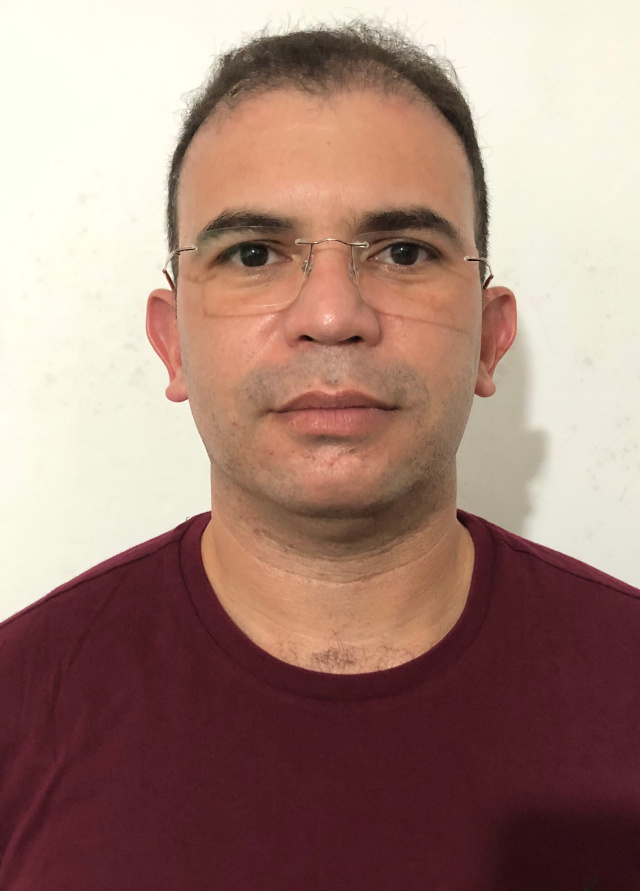
#> input picture imagens/eric.jpg, 640 x 891 px
$ python equalizacao.py
#> lines starting #> are read from the running program, lines starting #| are printed output that depends on the picture; after the words box and inside, x2 and y2 are one past the last pixel; in counts of white or black regions, pixels touching at a corner belong together
import cv2
import numpy as np

tela = np.zeros((480, 1280), dtype='uint8')
tela[:, 0:640] = 0
tela[:, 640:1280] = 255

imagem = cv2.imread('imagens/eric.jpg')
#> imagem is the input picture: shape (891, 640, 3); mean B, G, R 122.1, 132.7, 164.6
cinza = cv2.cvtColor(imagem, cv2.COLOR_BGR2GRAY)
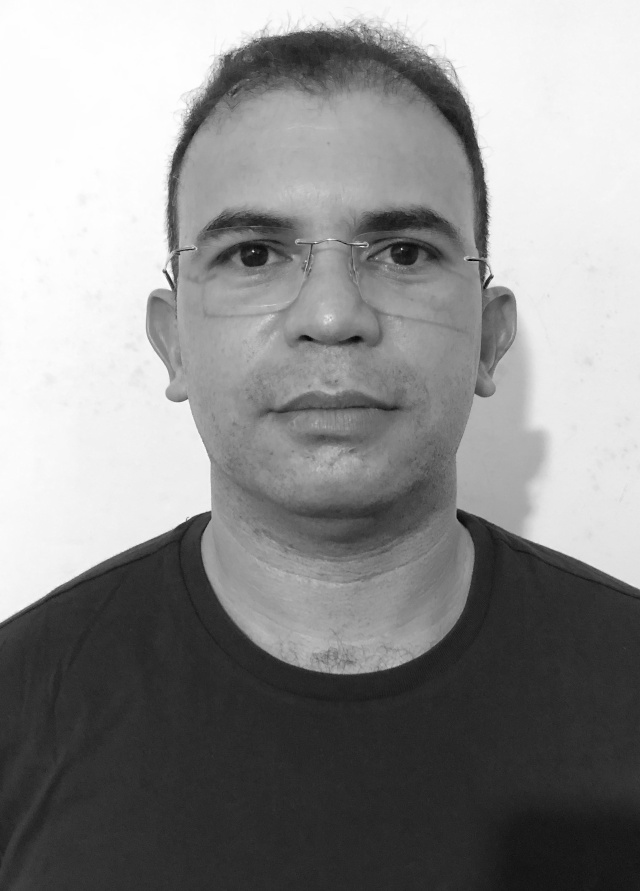
#> cinza: shape (891, 640); min 4, max 254, mean 141
#print(cinza)

hist_orig, bins = np.histogram(cinza, bins=256)
#> hist_orig = 256 values, max 20850 at index 254, min 0 at index 1, mean 2227.5; bins = 257 values from 4 to 254
hist_dens, bins2 = np.histogram(cinza, bins=256, density=True)
#> hist_dens = 256 values, max 0.0374 at index 254, min 0 at index 1, mean 0.004; bins2 = 257 values from 4 to 254
#print(hist_orig)
#print(np.round(hist_dens, 4))

acum = np.cumsum(hist_dens)
#> acum = 256 values from 1.8e-06 to 1.02
#print(np.round(acum, 2))

s_k = np.round(255*acum, 0)
#> s_k = 256 values from 0 to 261

s_k = np.clip(s_k, 0, 255).astype('uint8')
#> s_k = 256 values from 0 to 255

#print(s_k)

cinza2 = s_k[cinza]
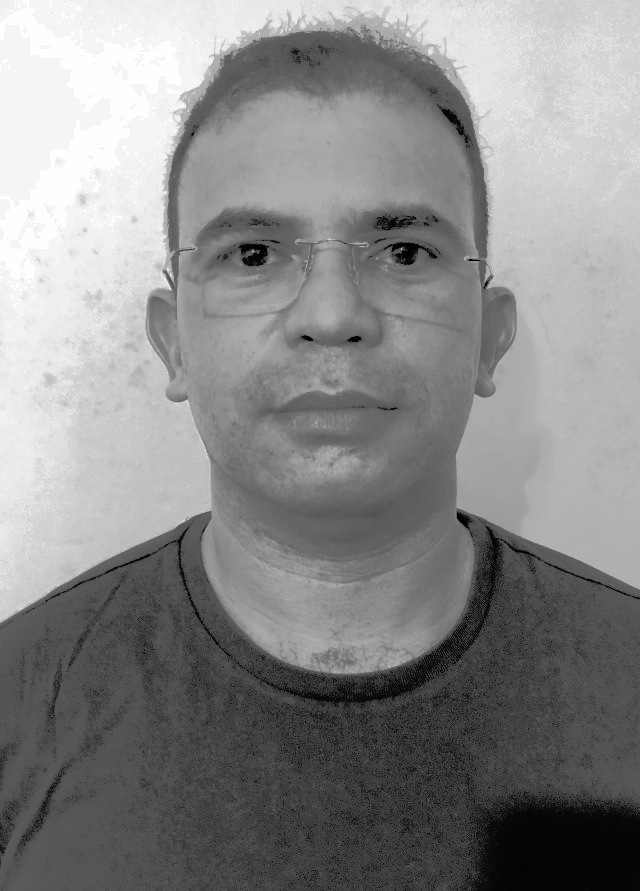
#> cinza2: shape (891, 640); min 0, max 254, mean 136.7
print(cinza[0,0])
#| 251
print(cinza2[0,0])
#| 238

cv2.imshow('Normal', cinza)
cv2.imshow('Equalizada', cinza2)
cv2.imshow('Tela', tela)
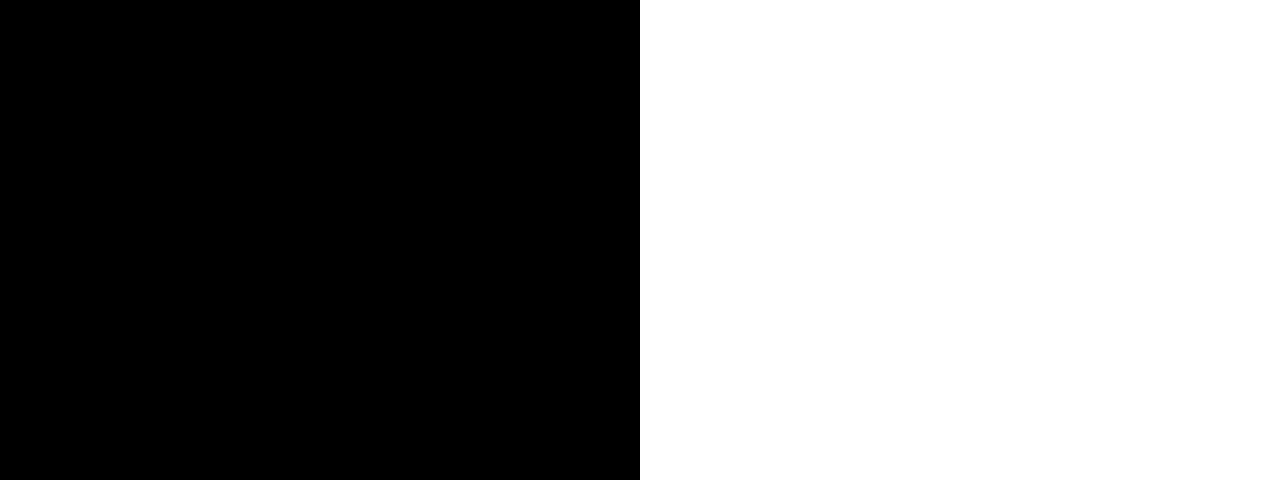
#> window 'Tela': shape (480, 1280); 50% white; 1 white region, box (x1, y1, x2, y2) and area: (640, 0, 1280, 480) 307200
cv2.waitKey(0)
cv2.destroyAllWindows()

$ run again, with imagens/luke.jpg copied over imagens/eric.jpg
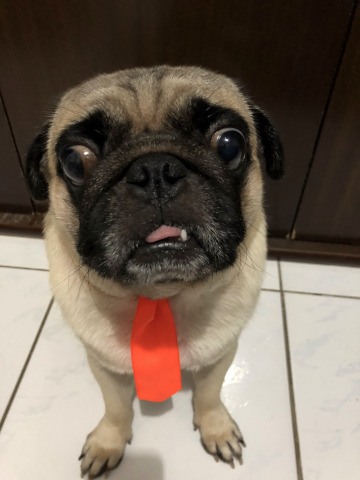
#> input picture imagens/luke.jpg, 360 x 480 px
#> imagem is the input picture: shape (480, 360, 3); mean B, G, R 90.4, 103.1, 116.5
#> `cinza = cv2.cvtColor(imagem, cv2.COLOR_BGR2GRAY)`:
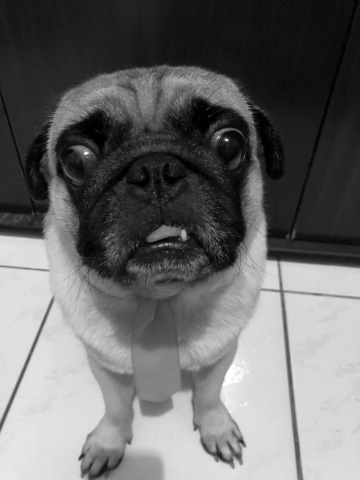
#> cinza: shape (480, 360); min 0, max 255, mean 105.7
#> hist_orig = 256 values, max 3645 at index 215, min 9 at index 242, mean 675; bins = 257 values from 0 to 255
#> hist_dens = 256 values, max 0.0212 at index 215, min 5.23e-05 at index 242, mean 0.00392; bins2 = 257 values from 0 to 255
#> acum = 256 values from 0.00275 to 1
#> `s_k = np.round(255*acum, 0)`: s_k = 256 values from 1 to 256
#> `s_k = np.clip(s_k, 0, 255).astype('uint8')`: s_k = 256 values from 1 to 255
#> `cinza2 = s_k[cinza]`:
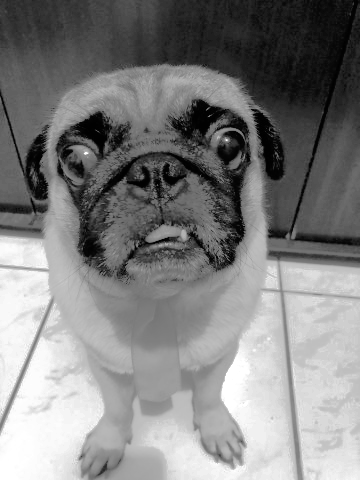
#> cinza2: shape (480, 360); min 1, max 255, mean 129.2
#| 25
#| 52

$ run again, with imagens/lukeflare.jpg copied over imagens/eric.jpg
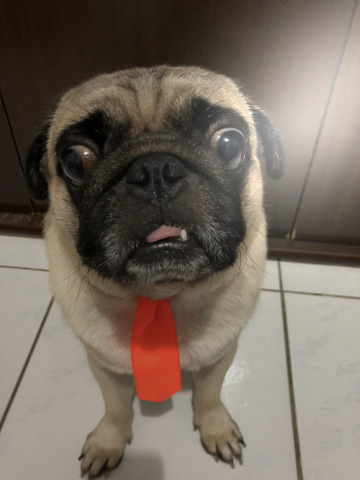
#> input picture imagens/lukeflare.jpg, 360 x 480 px
#> imagem is the input picture: shape (480, 360, 3); mean B, G, R 96.5, 107.1, 117.9
#> `cinza = cv2.cvtColor(imagem, cv2.COLOR_BGR2GRAY)`:
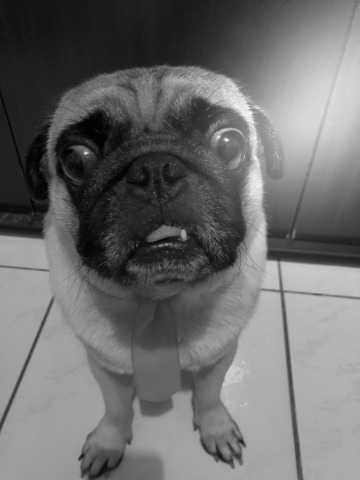
#> cinza: shape (480, 360); min 0, max 252, mean 109.1
#> hist_orig = 256 values, max 3000 at index 161, min 0 at index 63, mean 675; bins = 257 values from 0 to 252
#> hist_dens = 256 values, max 0.0176 at index 161, min 0 at index 63, mean 0.00397; bins2 = 257 values from 0 to 252
#> acum = 256 values from 0.000282 to 1.02
#> `s_k = np.round(255*acum, 0)`: s_k = 256 values from 0 to 259
#> `s_k = np.clip(s_k, 0, 255).astype('uint8')`: s_k = 256 values from 0 to 255
#> `cinza2 = s_k[cinza]`:
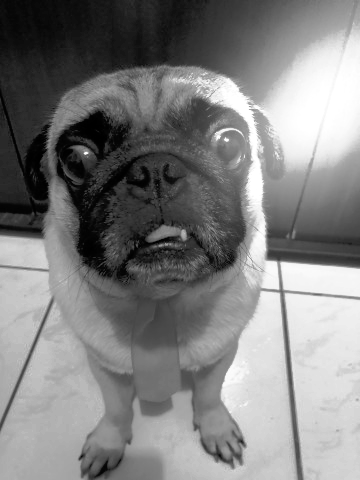
#> cinza2: shape (480, 360); min 0, max 255, mean 128.3
#| 21
#| 12
